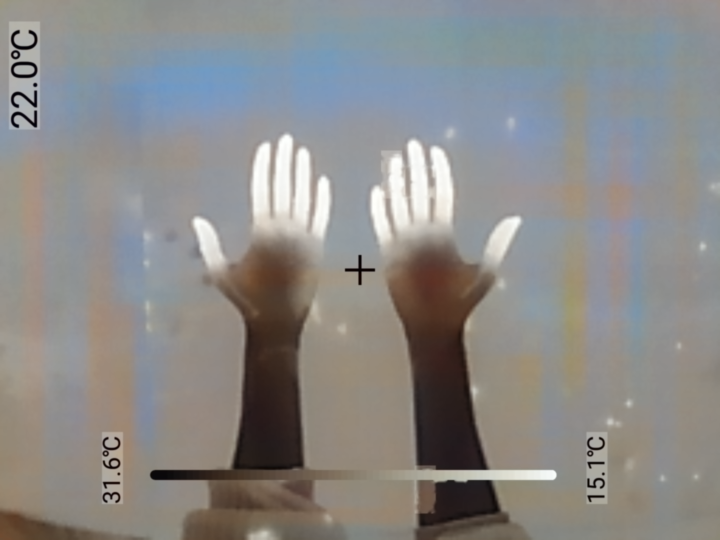
#> input picture src/landmark-recognition/12_IMG20241127100913.jpg_rotated.png, 1440 x 1080 px, given in place of roi_threshold.png, which was not available (shown at 1/2 size)
$ jupyter execute --allow-errors compare-results.ipynb   (older library calls are emulated)   (text cells are left out)
#> lines starting #> are read from the running program, lines starting #| are printed output that depends on the picture; after the words box and inside, x2 and y2 are one past the last pixel; in counts of white or black regions, pixels touching at a corner belong together; pictures that were not available may be replaced by others from this repository, and a replacement may not be noted
[cell 1]
from typing import final

import mediapipe as mp
import matplotlib.pyplot as plt
from mediapipe.tasks import python
from mediapipe.tasks.python import vision
from mediapipe import solutions
from mediapipe.framework.formats import landmark_pb2
from mediapipe.tasks.python.components.containers import NormalizedLandmark
from rembg import remove
from PIL import Image
import numpy as np

[cell 2]
mediapipe_model_path = '../hand_landmarker.task'
mediapipe_gesture_recognizer_model_path = '../gesture_recognizer.task'
RGB_image_directory = '../../resources/evaluation_dataset/RGB'
RGB_ground_truth_directory = '../../resources/evaluation_dataset/RGB_annotation'
IR_image_directory = '../../resources/evaluation_dataset/IR'
IR_ground_truth_directory = '../../resources/evaluation_dataset/IR_annotations'
bad_score_penalty = 1
distance_threshold = 0.05
pck_distance_threshold = 0.05

#> (a cell that did not finish here is left out)

[cell 4]
MARGIN = 10  # pixels
FONT_SIZE = 1
FONT_THICKNESS = 1
HANDEDNESS_TEXT_COLOR = (88, 205, 54) # vibrant green

# [35 lines left out: function draw_landmarks_on_image, not called in this run]

[cell 5]
MARGIN = 10  # pixels
FONT_SIZE = 1
FONT_THICKNESS = 1
HANDEDNESS_TEXT_COLOR = (88, 205, 54) # vibrant green

# [35 lines left out: function draw_landmarks_on_image_from_json, not called in this run]

[cell 6]
# [6 lines left out: function calculate_accuracy, not called in this run]

[cell 7]
from itertools import permutations

# [48 lines left out: function calculate_hand_accuracies, not called in this run]

[cell 8]
# [18 lines left out: function assess_accuracy, not called in this run]

[cell 9]
# [4 lines left out: function calculate_euclidean_distance, not called in this run]

[cell 10]
# [48 lines left out: function calculate_sum_of_distances, not called in this run]

[cell 11]
# [6 lines left out: function calculate_sum_of_distances_for_image, not called in this run]

[cell 12]
# [46 lines left out: function calculate_distances, not called in this run]

[cell 13]
# [6 lines left out: function calculate_avg_distance_for_image, not called in this run]

[cell 14]
# [6 lines left out: function calculate_distances_for_image, not called in this run]

[cell 15]
def calculate_final_accuracy(scores):
    all_scores = scores["Left"] + scores["Right"]
    return sum(all_scores) / len(all_scores) if all_scores else 0.0

[cell 16]
import os
import json

def calculate_bound_accuracy(image_directory, ground_truth_directory, threshold):
    total_bound = {"Left": [], "Right":[]}
    for file_name in os.listdir(ground_truth_directory):
        if file_name.endswith('.json'):
            json_file_path = os.path.join(ground_truth_directory, file_name)

            with open(json_file_path, 'r') as f:
                ground_truth_data = json.load(f)

            for entry in ground_truth_data:
                image_name = entry["image"]
                ground_truth_landmarks = entry["landmarks"]
                image_path = os.path.join(image_directory, image_name)

                # Assess accuracy for RGB images (upper bound)
                score = assess_accuracy(image_path, ground_truth_landmarks, threshold)

                for hand in ["Left", "Right"]:
                    total_bound[hand].extend(score[hand])
    return calculate_final_accuracy(total_bound)

[cell 17]
upper_bound_accuracy = calculate_bound_accuracy(RGB_image_directory, RGB_ground_truth_directory, 0.05)
lower_bound_accuracy = calculate_bound_accuracy(IR_image_directory ,IR_ground_truth_directory, 0.05)
#> further down, image is the input picture: shape (1080, 1440, 3); mean B, G, R 136.6, 137.9, 138.9
#> `rotated = cv2.rotate(image, cv2.ROTATE_90_CLOCKWISE)`:
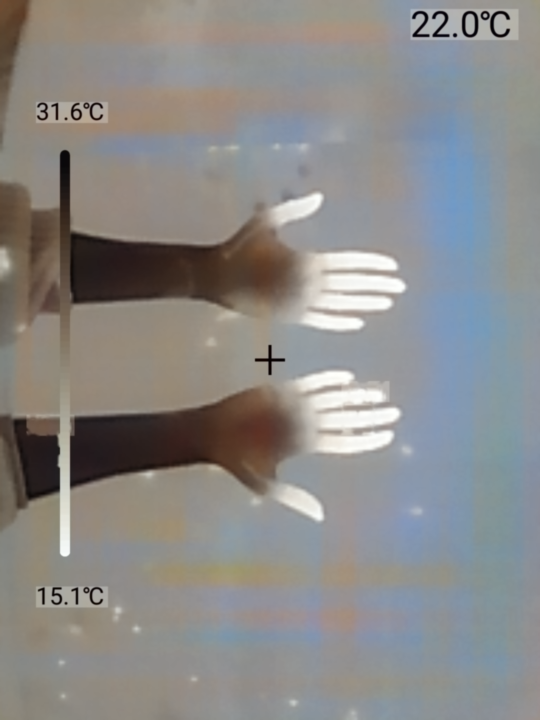
#> rotated: shape (1440, 1080, 3) (shown at 1/2 size); mean B, G, R 136.6, 137.9, 138.9

[cell 18]
print(f"Upper Bound Accuracy (RGB): {upper_bound_accuracy:.2f}%")
print(f"Lower Bound Accuracy (Infrared): {lower_bound_accuracy:.2f}%")

[cell 19]
# [32 lines left out: function visualize_threshold_roi, not called in this run]

[cell 20]
import sys
sys.path.append('../')
sys.path.append('../colorization/zhang')

[cell 21]
from src.colorization.Zhang import create_colorized_pictures
def colorize_zhang_eccv16(image_path, image_name):
    print(f"Colorizing {image_name} using Zhang ECCV16 model...")
    create_colorized_pictures(model='eccv16', img_path=image_path, save_prefix=image_name)
    return f'../../resources/stylized-pictures/eccv16/{image_name}_eccv16.png'

[cell 22]
def colorize_zhang_siggraph17(image_path, image_name):
    print(f"Colorizing {image_name} using Zhang SIGGRAPH17 model...")
    create_colorized_pictures(model='siggraph17', img_path=image_path, save_prefix=image_name)
    return f'../../resources/stylized-pictures/siggraph17/{image_name}_siggraph17.png'

[cell 23]
# [36 lines left out: function clahe, not called in this run]

[cell 24]
# [29 lines left out: function reduce_brightness, not called in this run]

[cell 25]
# [9 lines left out: function remove_background, not called in this run]

[cell 26]
# [19 lines left out: function gaussian_smoothing, not called in this run]

[cell 27]
import cv2
import numpy as np

def remove_temperature_boxes(image_path, image_name):
    # Load the image using OpenCV
#> called with image_name = '12_IMG20241127100913.jpg_rotated.png'
    image_cv = cv2.imread(image_path)

    # Convert to HSV to target specific colors (red and green boxes)
    hsv_image = cv2.cvtColor(image_cv, cv2.COLOR_BGR2HSV)
#> hsv_image: shape (1440, 1080, 3); mean H, S, V 55.4, 36.1, 147.2

    # Define color ranges for red and green (in HSV space)
    lower_red1 = np.array([0, 120, 70])
    upper_red1 = np.array([10, 255, 255])
    lower_red2 = np.array([170, 120, 70])
    upper_red2 = np.array([180, 255, 255])
    lower_green = np.array([35, 100, 100])
    upper_green = np.array([85, 255, 255])

    # Create masks for red and green
    mask_red1 = cv2.inRange(hsv_image, lower_red1, upper_red1)
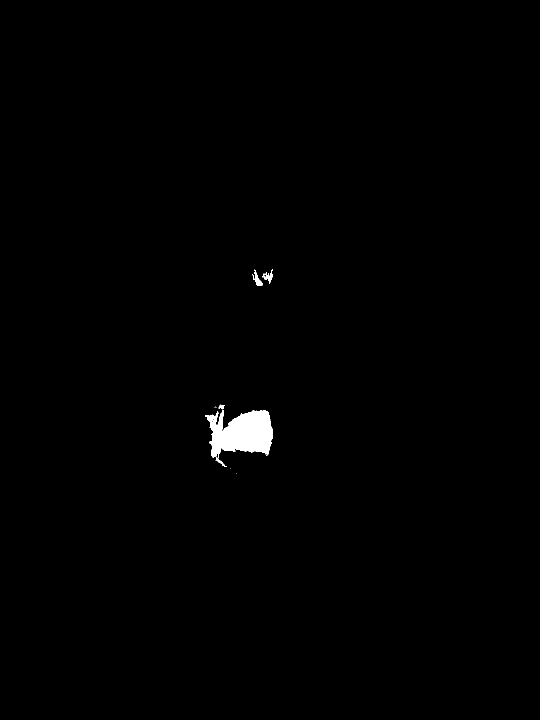
#> mask_red1: shape (1440, 1080) (shown at 1/2 size); 0.6% white; 11 white regions (6 under 20 px), largest, box (x1, y1, x2, y2) and area: (410, 819, 546, 934) 8864, (509, 539, 525, 572) 229, (524, 538, 545, 568) 200, (437, 809, 450, 818) 72, (505, 548, 509, 560) 20
    mask_red2 = cv2.inRange(hsv_image, lower_red2, upper_red2)
#> mask_red2: shape (1440, 1080); every value is 0
    mask_green = cv2.inRange(hsv_image, lower_green, upper_green)
    mask_red = mask_red1 | mask_red2

    # Combine masks for both colors
    mask_combined = mask_red | mask_green

    # Dilate the mask slightly to cover edges of the red and green regions
    kernel = np.ones((5, 5), np.uint8)
    dilated_mask = cv2.dilate(mask_combined, kernel, iterations=1)
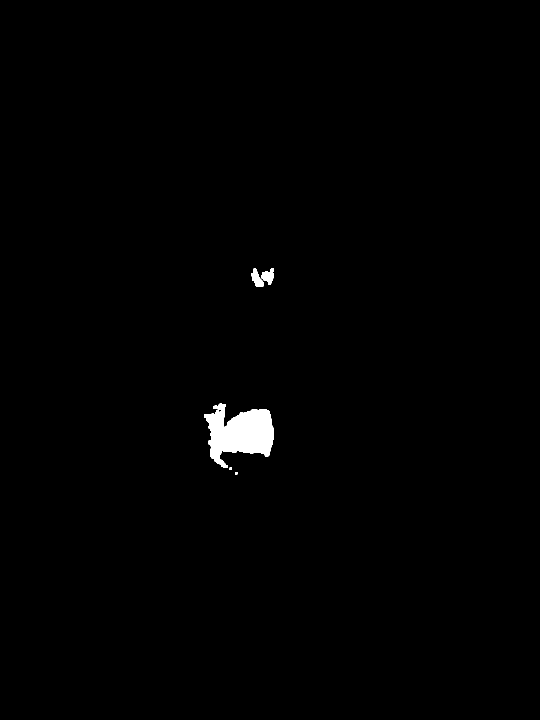
#> dilated_mask: shape (1440, 1080) (shown at 1/2 size); 0.76% white; 5 white regions, box (x1, y1, x2, y2) and area: (408, 807, 548, 936) 10744, (503, 537, 527, 574) 509, (522, 536, 547, 570) 508, (459, 935, 464, 940) 25, (470, 944, 475, 949) 25

    # Inpaint to remove red and green regions
    image_no_boxes = cv2.inpaint(image_cv, dilated_mask, inpaintRadius=5, flags=cv2.INPAINT_TELEA)

    # Apply Gaussian blur to smooth the entire image
    smoothed_image = cv2.GaussianBlur(image_no_boxes, (5, 5), 0)

    # Save the final image
    smoothed_output_path = f"../../resources/stylized-pictures/no_boxes/{image_name}_no_boxes.png"
    cv2.imwrite(smoothed_output_path, smoothed_image)

    return smoothed_output_path

[cell 28]
# [27 lines left out: function mask_temperature_scale, not called in this run]

[cell 29]
def detect_edges_sobelX(image):
    """Detects edges in an image using the Sobel edge detection algorithm"""
    return cv2.Sobel(image,cv2.CV_64F,1,0,ksize=5)

def detect_edges_sobelY(image):
    """Detects edges in an image using the Sobel edge detection algorithm"""
    return cv2.Sobel(image,cv2.CV_64F,0,1,ksize=5)

[cell 30]
# [11 lines left out: function canny_edge_detection, not called in this run]

[cell 31]
# Check whether recognized hands are left or right
# [8 lines left out: function is_right_hand, not called in this run]

[cell 32]
# [14 lines left out: function calculate_pck, not called in this run]

[cell 33]
# def calculate_best_pck(ground_truth_hands, predicted_hands, threshold):
#     pck = {"Left": 0.0, "Right": 0.0}
#
#     # If no hands detected, accuracy is 0% for both hands
#     if len(predicted_hands) == 0:
#         return {"Left": 0.0, "Right": 0.0}
#
#
#     first_predicted_hand = predicted_hands[0]
#
#     hand_pck_1 = calculate_pck(ground_truth_hands[0], first_predicted_hand, threshold)
#     hand_pck_2 = calculate_pck(ground_truth_hands[1], first_predicted_hand, threshold)
#
#     if len(predicted_hands) == 1 and hand_pck_1 > hand_pck_2:
#         pck["Left"] = hand_pck_1
#         pck["Right"] = 0.0
#         return pck
#     elif len(predicted_hands) == 1:
#         pck["Right"] = hand_pck_2
#         pck["Left"] = 0.0
#         return pck
#     else:
#         second_predicted_hand = predicted_hands[1]
#         hand_pck_3 = calculate_pck(ground_truth_hands[0], second_predicted_hand, threshold)
#         hand_pck_4 = calculate_pck(ground_truth_hands[1], second_predicted_hand, threshold)
#
#         if hand_pck_1 + hand_pck_4 > hand_pck_2 + hand_pck_3:
#             pck["Left"] = hand_pck_1
#             pck["Right"] = hand_pck_4
#         else:
#             pck["Right"] = hand_pck_2
#             pck["Left"] = hand_pck_3
#
#     return pck

[cell 34]
# [17 lines left out: function assess_pck_accuracy, not called in this run]

[cell 35]
# [7 lines left out: function calculate_adaptive_threshold, not called in this run]

[cell 36]
# [35 lines left out: function calculate_best_pck_adaptive, not called in this run]

[cell 37]
# [14 lines left out: function assess_pck, not called in this run]

[cell 38]
import os
import json

def calculate_bound_pck(image_directory, ground_truth_directory, threshold):
    total_bound = {"Left": [], "Right":[]}
    for file_name in os.listdir(ground_truth_directory):
        if file_name.endswith('.json'):
            json_file_path = os.path.join(ground_truth_directory, file_name)

            with open(json_file_path, 'r') as f:
                ground_truth_data = json.load(f)

            for entry in ground_truth_data:
                image_name = entry["image"]
                ground_truth_landmarks = entry["landmarks"]
                image_path = os.path.join(image_directory, image_name)

                # Assess accuracy for RGB images (upper bound)
                pck = assess_pck(image_path, ground_truth_landmarks, threshold)
                # score = assess_accuracy(image_path, ground_truth_landmarks)

                for hand in ["Left", "Right"]:
                    total_bound[hand].append(pck[hand])
    return calculate_final_accuracy(total_bound)

[cell 39]
pck_upper_bound = calculate_bound_pck(RGB_image_directory, RGB_ground_truth_directory, 0.05)
pck_lower_bound = calculate_bound_pck(IR_image_directory ,IR_ground_truth_directory, 0.05)

[cell 40]
print(f"Upper Bound PCK (RGB): {pck_upper_bound:.2f}%")
print(f"Lower Bound PCK (Infrared): {pck_lower_bound:.2f}%")

[cell 41]
results = []

[cell 42]
from rembg import remove
from PIL import Image

[cell 43]
# [28 lines left out: function remove_cross, not called in this run]

[cell 44]
def execute_transformation_pipeline(image_path, image_name, colorization_model='siggraph17'):
    no_boxes_image_path = remove_temperature_boxes(image_path, image_name)

    # # Invert the colors
    inverted_image = cv2.bitwise_not(cv2.imread(no_boxes_image_path))
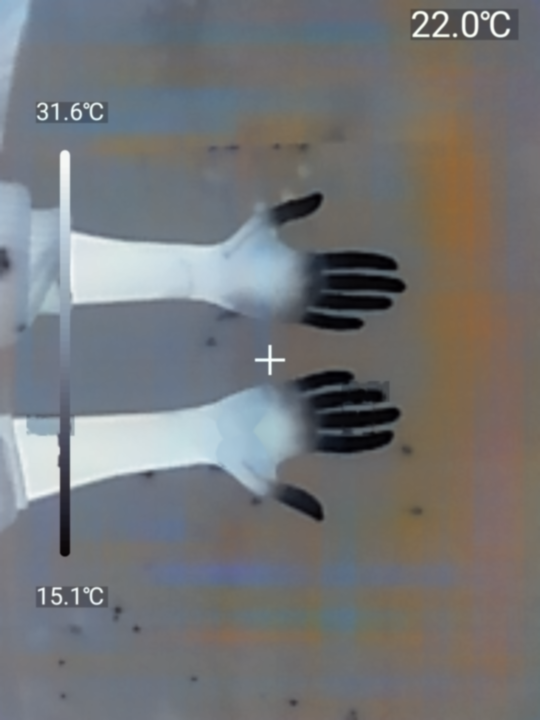
#> inverted_image: shape (1440, 1080, 3) (shown at 1/2 size); mean B, G, R 118.4, 117, 116
    # Save the inverted image
    inverted_image_path = f"../../resources/stylized-pictures/inverted/{image_name}_inverted.png"
    cv2.imwrite(inverted_image_path, inverted_image)


    # Generate colorized image using Zhang model
    transformed_image_path = None

    if colorization_model == 'eccv16':
        transformed_image_path = colorize_zhang_eccv16(inverted_image_path, image_name)
    elif colorization_model == 'siggraph17':
        transformed_image_path = colorize_zhang_siggraph17(inverted_image_path, image_name)

    return transformed_image_path

[cell 45]
def execute_transformation_pipeline_with_no_visible_fingers(image_path, image_name, colorization_model='siggraph17'):
#> called with image_name = '12_IMG20241127100913.jpg_rotated.png', colorization_model = 'siggraph17'
    no_boxes_image_path = remove_temperature_boxes(image_path, image_name)
    # no_cross_path = remove_cross(no_boxes_image_path, image_name)

    image = cv2.imread(no_boxes_image_path, cv2.IMREAD_GRAYSCALE)
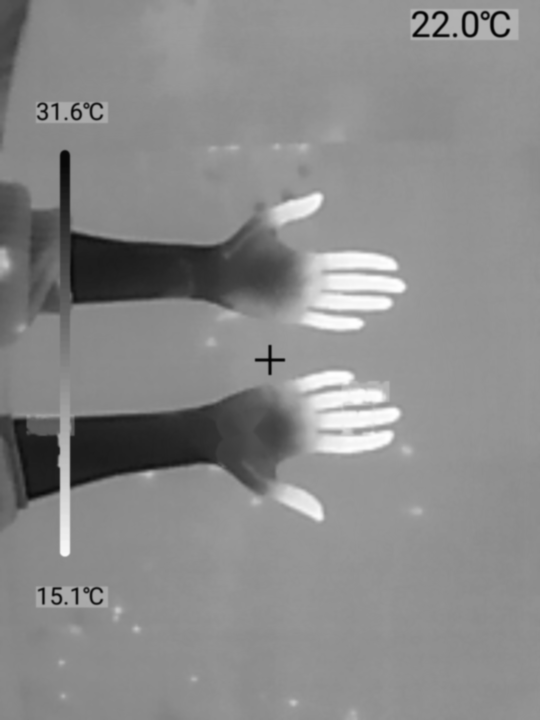
#> image: shape (1440, 1080) (shown at 1/2 size); min 1, max 254, mean 137.6


    # Step 3: Enhance contrast using CLAHE
    clahe = cv2.createCLAHE(clipLimit=2.0, tileGridSize=(8, 8))
    enhanced_image = clahe.apply(image)
    cv2.imwrite(f"../../resources/stylized-pictures/clahe/{image_name}_clahe.jpg", enhanced_image)

    # Step 4: Sharpen edges to highlight fingers
    # kernel = np.array([[-1, -1, -1],
    #                    [-1,  9, -1],
    #                    [-1, -1, -1]])
    # sharpened_image = cv2.filter2D(enhanced_image, -1, kernel)
    #
    # # Change the image to RGB format
    sharpened_image = cv2.cvtColor(enhanced_image, cv2.COLOR_GRAY2RGB)
#> (the rest of the program and of its run is left out)
